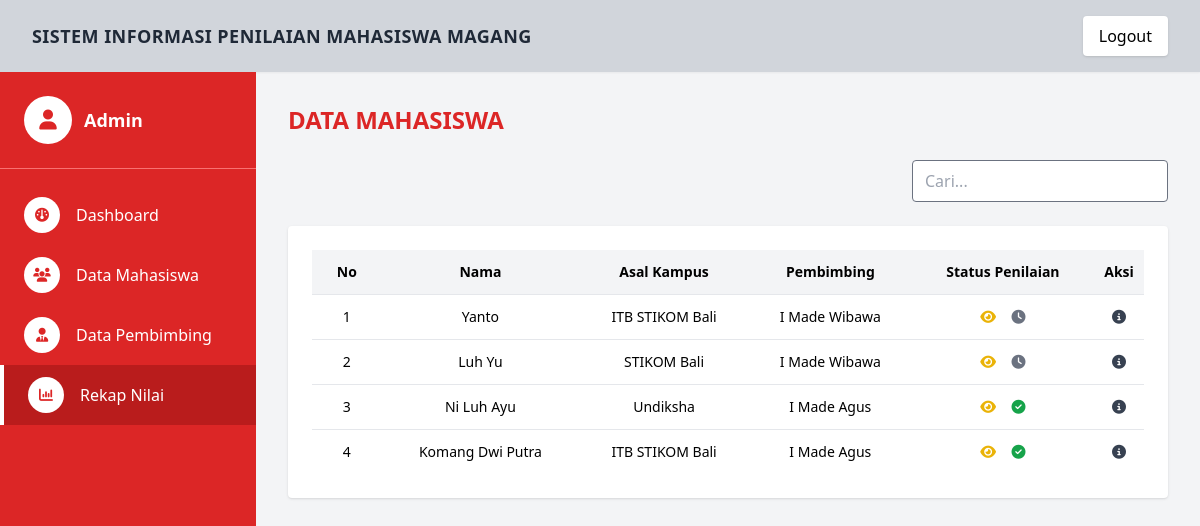
Screenshot of /dataMahasiswa_pembimbing.php (signed in) with the database file from the repository.
### tables this page shows
CREATE TABLE `tb_mahasiswa` (
  `id_mahasiswa` int NOT NULL,
  `nama_mahasiswa` varchar(100) NOT NULL,
  `nim` varchar(20) NOT NULL,
  `asal_kampus` varchar(100) DEFAULT NULL,
  `divisi` varchar(100) DEFAULT NULL,
  `periode_magang` varchar(50) DEFAULT NULL,
  `nomor_hp` varchar(15) DEFAULT NULL,
  `id_pembimbing` int DEFAULT NULL
);

CREATE TABLE `tb_pembimbing` (
  `id_pembimbing` int NOT NULL,
  `nama_pembimbing` varchar(100) NOT NULL,
  `nip` varchar(50) DEFAULT NULL,
  `jabatan` varchar(100) DEFAULT NULL,
  `divisi` varchar(100) DEFAULT NULL,
  `nomor_hp` varchar(15) DEFAULT NULL,
  `id_user` int DEFAULT NULL
);

### dataMahasiswa_pembimbing.php (the view, shortened to what this page needs)
<?php
require_once "koneksi.php";
$search = $_GET['search'] ?? '';
$where = '';
$filterPembimbing = '';
$data = $conn->query("
    SELECT m.*, p.nama_pembimbing,
        (SELECT COUNT(*) FROM tb_penilaian n
         WHERE n.id_mahasiswa = m.id_mahasiswa) as sudah_dinilai
    FROM tb_mahasiswa m
    LEFT JOIN tb_pembimbing p
        ON m.id_pembimbing = p.id_pembimbing
    WHERE 1=1
    $filterPembimbing
    $where
    ORDER BY m.id_mahasiswa DESC
");
?>
<!DOCTYPE html>
<html>
<head>
    <?php include "include/head.php"; ?>
    <link rel="stylesheet"
        href="https://cdnjs.cloudflare.com/ajax/libs/font-awesome/6.5.1/css/all.min.css">
</head>
<body class="bg-gray-100">
    <?php include "include/navbar.php"; ?>
    <div class="flex min-h-screen">
        <?php include "include/sidebar.php"; ?>
        <main class="flex-1 p-8">
            <h2 class="text-2xl font-bold text-red-600 mb-6">
                DATA MAHASISWA
            </h2>
            <div class="flex justify-end mb-6">
                <form method="GET">
                    <input type="text" name="search"
                        value="<?= htmlspecialchars($search) ?>"
                        placeholder="Cari..."
                        class="border rounded px-3 py-2 w-64">
                </form>
            </div>
            <div class="bg-white rounded shadow p-6">
                <table class="w-full border-collapse text-sm text-center">
                    <thead class="bg-gray-100">
                        <tr>
                            <th class="p-3">No</th>
                            <th>Nama</th>
                            <th>Asal Kampus</th>
                            <th>Pembimbing</th>
                            <th>Status Penilaian</th>
                            <th>Aksi</th>
                        </tr>
                    </thead>
                    <tbody>
                        <?php $no = 1;
                        while ($row = $data->fetch_assoc()): ?>
                            <tr class="border-t hover:bg-gray-50">
                                <td class="p-3"><?= $no++ ?></td>
                                <td><?= $row['nama_mahasiswa'] ?></td>
                                <td><?= $row['asal_kampus'] ?></td>
                                <td><?= $row['nama_pembimbing'] ?></td>
                                <td class="space-x-3">
                                    <i onclick="openPenilaian(<?= $row['id_mahasiswa'] ?>)"
                                        class="fa-solid fa-eye text-yellow-500 cursor-pointer"></i>
                                    <?php if ($row['sudah_dinilai'] > 0): ?>
                                        <i class="fa-solid fa-circle-check text-green-600"></i>
                                    <?php else: ?>
                                        <i class="fa-solid fa-clock text-gray-500"></i>
                                    <?php endif; ?>
                                </td>
                                <td>
                                    <i onclick="openDetail(<?= $row['id_mahasiswa'] ?>)"
                                        class="fa-solid fa-circle-info text-gray-700 cursor-pointer"></i>
                                </td>
                            </tr>
                        <?php endwhile; ?>
                    </tbody>
                </table>
            </div>
        </main>
    </div>
</body>
</html>

### include/head.php (shortened to what this page needs)
<script src="https://cdn.tailwindcss.com"></script>
<link rel="stylesheet" href="https://cdnjs.cloudflare.com/ajax/libs/font-awesome/6.4.2/css/all.min.css" />
<link rel="stylesheet" href="https://cdnjs.cloudflare.com/ajax/libs/flowbite/2.1.1/flowbite.min.css">
<link rel="stylesheet" href="./assets/css/style.css">
<link href="https://cdn.jsdelivr.net/npm/fullcalendar@6.1.11/main.min.css" rel="stylesheet">

### include/navbar.php
<header class="w-full bg-gray-300 px-8 py-4 flex justify-between items-center shadow-sm">
    <h1 class="font-bold text-lg text-gray-800 tracking-wide">
        SISTEM INFORMASI PENILAIAN MAHASISWA MAGANG
    </h1>
    <div class="flex items-center gap-4">
        <a href="logout.php"
            class="bg-white px-4 py-2 rounded shadow
                  hover:bg-red-600 hover:text-white
                  transition duration-200">
            Logout
        </a>
    </div>
</header>

### include/sidebar.php (shortened to what this page needs)
<?php
$currentPage = basename($_SERVER['PHP_SELF']);
$role = $_SESSION['role'];
?>
<aside class="w-64 bg-red-600 text-white min-h-screen flex flex-col">
    <div class="p-6 border-b border-red-400">
        <div class="flex items-center gap-3">
            <div class="w-12 h-12 rounded-full bg-white flex items-center justify-center">
                <i class="fa-solid fa-user text-red-600 text-xl"></i>
            </div>
            <div>
                <p class="font-semibold text-lg">
                    <?= ucfirst($role); ?>
                </p>
            </div>
        </div>
    </div>
    <nav class="flex-1 mt-4">
        <?php if ($role === 'admin'): ?>
            <a href="dashboard.php"
                class="flex items-center gap-4 px-6 py-3 transition
                <?= $currentPage == 'dashboard.php'
                    ? 'bg-red-700 border-l-4 border-white'
                    : 'hover:bg-red-700' ?>">
                <div class="w-9 h-9 rounded-full bg-white flex items-center justify-center">
                    <i class="fa-solid fa-gauge text-red-600 text-sm"></i>
                </div>
                <span class="font-medium">Dashboard</span>
            </a>
            <a href="data_mahasiswa.php"
                class="flex items-center gap-4 px-6 py-3 transition
                <?= $currentPage == 'data_mahasiswa.php'
                    ? 'bg-red-700 border-l-4 border-white'
                    : 'hover:bg-red-700' ?>">
                <div class="w-9 h-9 rounded-full bg-white flex items-center justify-center">
                    <i class="fa-solid fa-users text-red-600 text-sm"></i>
                </div>
                <span class="font-medium">Data Mahasiswa</span>
            </a>
            <a href="data_pembimbing.php"
                class="flex items-center gap-4 px-6 py-3 transition
                <?= $currentPage == 'data_pembimbing.php'
                    ? 'bg-red-700 border-l-4 border-white'
                    : 'hover:bg-red-700' ?>">
                <div class="w-9 h-9 rounded-full bg-white flex items-center justify-center">
                    <i class="fa-solid fa-user-tie text-red-600 text-sm"></i>
                </div>
                <span class="font-medium">Data Pembimbing</span>
            </a>
            <a href="dataMahasiswa_pembimbing.php"
                class="flex items-center gap-4 px-6 py-3 transition
                <?= $currentPage == 'dataMahasiswa_pembimbing.php'
                    ? 'bg-red-700 border-l-4 border-white'
                    : 'hover:bg-red-700' ?>">
                <div class="w-9 h-9 rounded-full bg-white flex items-center justify-center">
                    <i class="fa-solid fa-chart-column text-red-600 text-sm"></i>
                </div>
                <span class="font-medium">Rekap Nilai</span>
            </a>
        <?php endif; ?>
    </nav>
</aside>

### rows the page displays
tb_mahasiswa: nama_mahasiswa "Yanto", asal_kampus "ITB STIKOM Bali", id_pembimbing.nama_pembimbing "I Made Wibawa"
tb_mahasiswa: nama_mahasiswa "Luh Yu", asal_kampus "STIKOM Bali", id_pembimbing.nama_pembimbing "I Made Wibawa"
tb_mahasiswa: nama_mahasiswa "Ni Luh Ayu", asal_kampus "Undiksha", id_pembimbing.nama_pembimbing "I Made Agus"
tb_mahasiswa: nama_mahasiswa "Komang Dwi Putra", asal_kampus "ITB STIKOM Bali", id_pembimbing.nama_pembimbing "I Made Agus"

### other values shown
$role "Admin"
